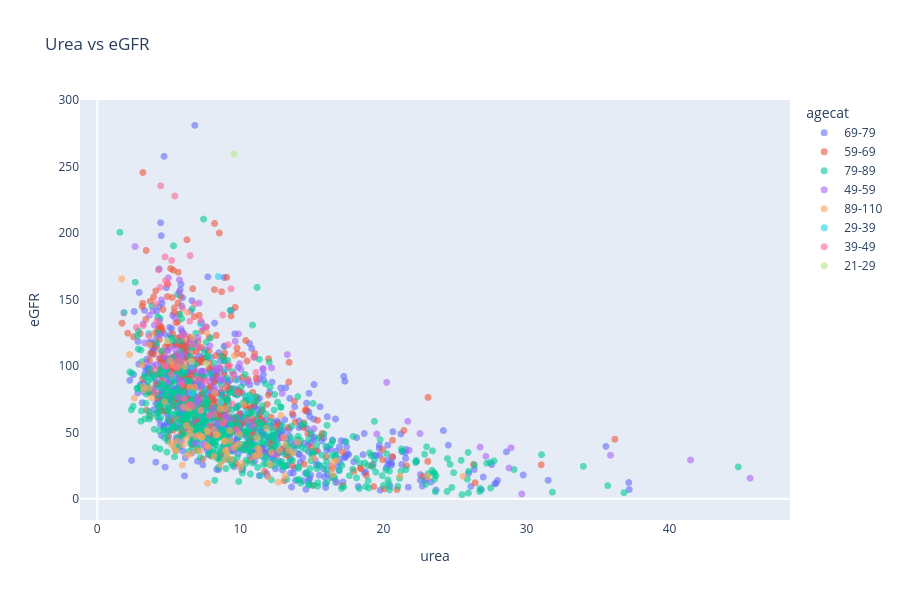

Source (notebook cell):
### Markdown cell above
### DA7. What is the relationship between urea and eGFR?
**Analysis type:** Descriptive / Diagnostic — Lab-to-lab

**Reasoning**  

Urea provides another kidney-related marker. Comparing it with eGFR tests whether the broader renal profile shows a consistent pattern beyond creatinine alone.

### Code cell
tmp = patient[["urea","glomerular_filtration_rate","agecat"]].dropna()
fig = px.scatter(
    tmp, x="urea", y="glomerular_filtration_rate",
    color="agecat", opacity=0.6,
    title="Urea vs eGFR",
    labels={"glomerular_filtration_rate":"eGFR"}
)
fig.update_layout(
    height=600,
    xaxis=dict(showgrid=False),
    yaxis=dict(showgrid=False)
)
fig.update_traces(
    marker=dict(
        symbol="circle",
        size=7
    )
)
fig.show()
rho,p,n = safe_spearman(tmp, "urea", "glomerular_filtration_rate")
print(f"Spearman rho={rho:.3f}, p {p_text(p)}, n={n:,}")

### Figure 1 — Plotly figure (JSON) as saved in the notebook; plotly's stock layout.template omitted (floating-point values rounded to 4 significant figures; data arrays with more than 128 entries replaced by an {"elided": "..."} marker saying what was removed)
{"data": [{"hovertemplate": "agecat=69-79<br>urea=%{x}<br>eGFR=%{y}<extra></extra>", "legendgroup": "69-79", "marker": {"color": "#636efa", "opacity": 0.6, "size": 7, "symbol": "circle"}, "mode": "markers", "name": "69-79", "showlegend": true, "type": "scattergl", "x": {"elided": "688 float values"}, "xaxis": "x", "y": {"elided": "688 float values"}, "yaxis": "y"}, {"hovertemplate": "agecat=59-69<br>urea=%{x}<br>eGFR=%{y}<extra></extra>", "legendgroup": "59-69", "marker": {"color": "#EF553B", "opacity": 0.6, "size": 7, "symbol": "circle"}, "mode": "markers", "name": "59-69", "showlegend": true, "type": "scattergl", "x": {"elided": "354 float values"}, "xaxis": "x", "y": {"elided": "354 float values"}, "yaxis": "y"}, {"hovertemplate": "agecat=79-89<br>urea=%{x}<br>eGFR=%{y}<extra></extra>", "legendgroup": "79-89", "marker": {"color": "#00cc96", "opacity": 0.6, "size": 7, "symbol": "circle"}, "mode": "markers", "name": "79-89", "showlegend": true, "type": "scattergl", "x": {"elided": "630 float values"}, "xaxis": "x", "y": {"elided": "630 float values"}, "yaxis": "y"}, {"hovertemplate": "agecat=49-59<br>urea=%{x}<br>eGFR=%{y}<extra></extra>", "legendgroup": "49-59", "marker": {"color": "#ab63fa", "opacity": 0.6, "size": 7, "symbol": "circle"}, "mode": "markers", "name": "49-59", "showlegend": true, "type": "scattergl", "x": [28.92, 20.23, 11.56, 16.73, 4.69, 8.16, 7.86, 4.97, 7.36, 8.3, 5.78, 6.86, 7.23, 5.66, 9.31, 6.75, 8.1, 8.76, 8.54, 3.64, 7.04, 4.76, 4.37, 8.88, 12.31, 9.64, 4.97, 3.45, 10.04, 5.72, 5.97, 29.67, 28.78, 7.44, 8.19, 6.97, 5.73, 7.42, 3.2, 10.76, 13.0, 6.05, 2.64, 4.48, 7.44, 6.91, 6.79, 14.1, 7.12, 13.87, 5.93, 19.54, 7.87, 5.47, 4.92, 6.05, 9.87, 8.42, 6.0, 9.9, 8.55, 6.41, 7.05, 7.33, 7.16, 9.56, 45.63, 7.83, 8.98, 3.89, 3.94, 11.6, 12.92, 4.0, 9.95, 5.91, 4.34, 13.29, 21.7, 3.31, 12.18, 5.78, 9.27, 5.13, 8.23, 6.53, 27.16, 5.52, 26.76, 15.15, 10.57, 22.96, 5.43, 5.85, 22.56, 21.8, 41.47, 6.84, 4.08, 5.75, 7.32, 12.41, 4.95, 35.87], "xaxis": "x", "y": [38.38, 87.61, 97.7, 12.55, 106.6, 81.59, 62.84, 88.19, 85.3, 98.54, 88.57, 86.39, 65.94, 76.68, 37.29, 97.41, 67.36, 89.34, 98.52, 138.0, 121.3, 99.55, 123.0, 115.1, 34.07, 118.5, 166.2, 101.9, 97.43, 155.4, 123.1, 3.62, 23.11, 127.7, 83.74, 71.69, 106.7, 95.76, 131.6, 55.0, 46.69, 67.37, 189.8, 149.7, 40.34, 75.91, 116.7, 33.28, 147.3, 41.64, 125.2, 48.72, 115.2, 112.4, 112.1, 124.0, 124.1, 56.48, 88.09, 51.06, 90.46, 79.94, 73.63, 96.23, 95.64, 93.76, 15.51, 88.57, 61.87, 141.4, 82.29, 97.98, 79.38, 130.6, 101.7, 108.9, 134.0, 108.5, 58.35, 117.3, 98.56, 69.19, 59.98, 104.5, 96.56, 101.8, 31.96, 91.6, 38.92, 52.83, 88.32, 14.16, 136.3, 127.8, 49.05, 36.55, 29.23, 41.76, 101.0, 164.8, 89.5, 33.3, 111.3, 32.75], "yaxis": "y"}, {"hovertemplate": "agecat=89-110<br>urea=%{x}<br>eGFR=%{y}<extra></extra>", "legendgroup": "89-110", "marker": {"color": "#FFA15A", "opacity": 0.6, "size": 7, "symbol": "circle"}, "mode": "markers", "name": "89-110", "showlegend": true, "type": "scattergl", "x": [7.76, 8.2, 3.27, 7.24, 7.73, 3.62, 16.72, 9.02, 8.93, 9.33, 11.36, 13.05, 9.37, 5.33, 9.26, 15.14, 7.15, 12.07, 8.3, 8.15, 12.64, 11.14, 6.68, 7.31, 5.61, 13.4, 10.1, 6.05, 16.43, 8.59, 2.59, 6.96, 2.26, 3.8, 3.23, 6.31, 5.57, 6.47, 3.82, 6.23, 6.55, 6.42, 5.52, 5.09, 5.15, 11.22, 6.46, 6.49, 6.2, 9.09, 12.84, 8.41, 5.23, 25.58, 8.96, 7.62, 12.16, 11.96, 13.12, 9.55, 8.92, 1.71, 7.33, 13.14, 11.84, 10.95, 6.88, 9.86, 8.87, 11.34, 16.46, 7.7, 5.94, 23.11, 7.24, 7.67, 8.61, 8.16, 9.59, 6.13, 4.71, 8.61, 13.67, 5.43, 12.74, 3.64, 11.18, 6.31, 21.16, 10.24, 16.5, 3.12, 14.01, 10.01, 8.9, 9.94, 6.82, 6.0, 7.66], "xaxis": "x", "y": [38.87, 80.0, 81.88, 66.5, 50.06, 116.0, 28.99, 36.63, 67.82, 43.63, 33.21, 46.33, 29.64, 100.3, 51.33, 30.45, 48.05, 25.86, 48.02, 51.87, 12.54, 32.97, 121.2, 46.43, 99.42, 36.51, 26.54, 69.19, 24.21, 67.82, 75.79, 36.27, 108.6, 76.02, 84.64, 32.51, 43.28, 48.68, 123.8, 55.34, 34.06, 68.07, 36.16, 103.8, 42.54, 38.09, 84.16, 52.38, 44.91, 33.2, 62.69, 48.28, 40.15, 16.91, 36.15, 40.1, 34.94, 16.58, 17.14, 38.61, 43.6, 165.5, 46.59, 40.9, 53.21, 31.9, 46.92, 41.15, 43.16, 36.61, 18.07, 11.64, 25.35, 16.57, 36.15, 51.43, 72.92, 32.03, 107.7, 99.56, 72.9, 25.47, 34.58, 36.75, 36.41, 83.28, 45.87, 140.2, 17.15, 71.33, 27.62, 100.8, 42.62, 23.28, 29.28, 48.63, 83.8, 40.58, 125.1], "yaxis": "y"}, {"hovertemplate": "agecat=29-39<br>urea=%{x}<br>eGFR=%{y}<extra></extra>", "legendgroup": "29-39", "marker": {"color": "#19d3f3", "opacity": 0.6, "size": 7, "symbol": "circle"}, "mode": "markers", "name": "29-39", "showlegend": true, "type": "scattergl", "x": [10.37, 7.22, 3.6, 1.87, 8.46, 6.57, 8.97, 6.59, 10.73, 5.27, 8.63, 9.75], "xaxis": "x", "y": [65.69, 131.6, 124.5, 140.3, 167.2, 79.47, 97.45, 99.3, 75.78, 91.99, 72.63, 89.22], "yaxis": "y"}, {"hovertemplate": "agecat=39-49<br>urea=%{x}<br>eGFR=%{y}<extra></extra>", "legendgroup": "39-49", "marker": {"color": "#FF6692", "opacity": 0.6, "size": 7, "symbol": "circle"}, "mode": "markers", "name": "39-49", "showlegend": true, "type": "scattergl", "x": [4.4, 5.2, 2.73, 7.02, 6.58, 8.73, 7.83, 8.23, 5.96, 3.6, 9.74, 5.55, 10.93, 4.89, 9.43, 7.03, 7.23, 9.14, 5.53, 11.09, 6.49, 9.24, 5.92, 4.18, 8.79, 7.59, 11.12, 6.37, 5.18, 4.74, 4.68, 9.8, 4.09, 7.58, 8.77, 6.46, 5.89, 6.71, 3.22, 4.01, 5.95, 4.83, 5.42, 4.07, 4.43, 6.04, 10.51, 6.49, 6.81, 9.35, 4.77, 9.16, 9.48, 4.27], "xaxis": "x", "y": [159.2, 179.4, 129.0, 90.05, 116.1, 82.68, 62.54, 63.77, 122.7, 122.6, 51.92, 103.2, 106.6, 161.6, 71.39, 113.8, 134.1, 100.0, 98.78, 95.03, 183.0, 100.4, 86.27, 133.6, 56.99, 88.67, 89.59, 70.93, 93.53, 182.0, 100.3, 79.92, 146.6, 129.5, 138.2, 133.6, 102.6, 69.22, 130.4, 97.46, 143.3, 99.84, 227.9, 79.93, 235.6, 75.4, 59.25, 70.91, 146.6, 158.0, 164.2, 116.0, 93.49, 172.3], "yaxis": "y"}, {"hovertemplate": "agecat=21-29<br>urea=%{x}<br>eGFR=%{y}<extra></extra>", "legendgroup": "21-29", "marker": {"color": "#B6E880", "opacity": 0.6, "size": 7, "symbol": "circle"}, "mode": "markers", "name": "21-29", "showlegend": true, "type": "scattergl", "x": [7.6, 4.87, 6.58, 9.56], "xaxis": "x", "y": [101.8, 118.9, 103.5, 259.5], "yaxis": "y"}], "layout": {"height": 600, "legend": {"title": {"text": "agecat"}, "tracegroupgap": 0}, "title": {"text": "Urea vs eGFR"}, "xaxis": {"anchor": "y", "domain": [0, 1], "showgrid": false, "title": {"text": "urea"}}, "yaxis": {"anchor": "x", "domain": [0, 1], "showgrid": false, "title": {"text": "eGFR"}}}}
